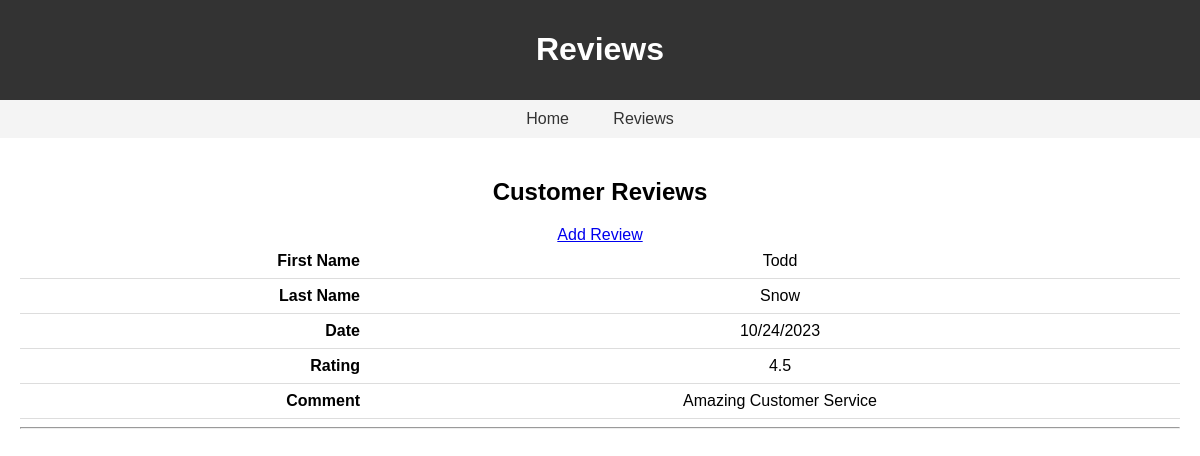
The app's page /reviews, older data.
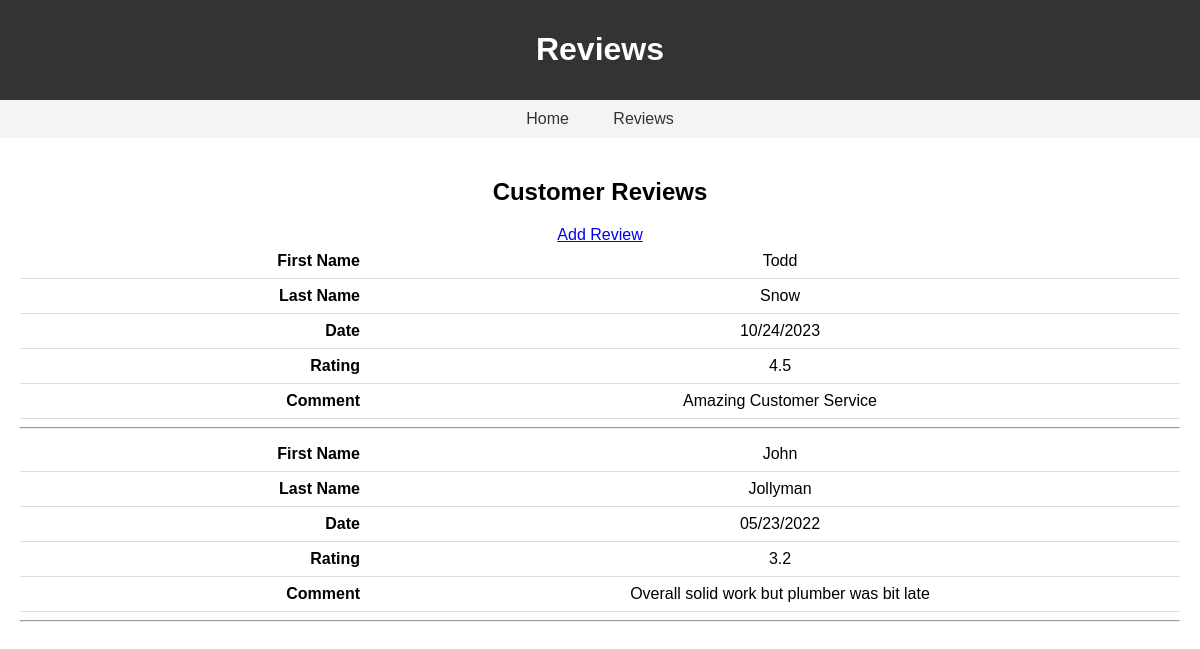
The same page, newer data.
### tables this page shows
CREATE TABLE "reviews" (
	"ID"	INTEGER NOT NULL UNIQUE,
	"FirstName"	TEXT NOT NULL,
	"LastName"	TEXT NOT NULL,
	"Date"	NUMERIC NOT NULL,
	"Rating"	INTEGER NOT NULL,
	"Comment"	TEXT,
	PRIMARY KEY("ID" AUTOINCREMENT)
);

### app.py (the view)
@app.route("/reviews")
def reviews_list():
    reviews = ReviewsTable.get()
    return render_template("reviews_list.html", reviews=reviews)

### app.py (called while the page is built)
@app.teardown_appcontext
def close_connection(exception):
    close_db()

### model/database.py (called while the page is built)
def get_db():
    db = getattr(g, "_database", None)
    if db is None:
        db = g._database = sqlite3.connect(DATABASE)
        db.row_factory = sqlite3.Row
    return db

### model/reviews_table.py (called while the page is built)
    @staticmethod
    def get():
        try:
            db = get_db()
            result = db.execute("SELECT * FROM REVIEWS")
            reviews = result.fetchall()
            reviews =[dict(review) for review in reviews]
            return reviews
        except sqlite3.Error as error:
            print("ERROR: " + str(error))
            abort(500)

### templates/reviews_list.html (shortened to what this page needs)
<!DOCTYPE html>
<html lang="en">
<head>
    <link rel="stylesheet" href="static/project1.css">
</head>
<body>
<header>
    <h1>Reviews</h1>
</header>
<nav>
    <a href="{{ url_for('home') }}">Home</a>
    <a href="{{ url_for('reviews_list') }}">Reviews</a>
</nav>
<section>
    <h2>Customer Reviews</h2>
    <a href="{{ url_for('add_review') }}">Add Review</a>
    {% for review in reviews %}
    <table>
        <tr>
            <td><strong>First Name</strong></td>
            <td>{{ review['FirstName'] }}</td>
        </tr>
        <tr>
            <td><strong>Last Name</strong></td>
            <td>{{ review['LastName'] }}</td>
        </tr>
        <tr>
            <td><strong>Date</strong></td>
            <td>{{ review['Date'] }}</td>
        </tr>
        <tr>
            <td><strong>Rating</strong></td>
            <td>{{ review['Rating'] }}</td>
        </tr>
        <tr>
            <td><strong>Comment</strong></td>
            <td>{{ review['Comment'] }}</td>
        </tr>
    </table>
    <hr>
    {% endfor %}
</section>
</body>
</html>

### static/project1.css (style rules this page uses)
body { font-family: Arial, sans-serif; margin: 0; padding: 0; }
header { background-color: #333; color: #fff; padding: 10px 0; text-align: center; }
nav { background-color: #f4f4f4; padding: 10px 0; text-align: center; }
nav a { text-decoration: none; color: #333; padding: 10px 20px; }
section { padding: 20px; text-align: center; }
table { border-collapse: collapse; width: 100%; }
td { padding: 8px; border-bottom: 1px solid #ddd; }
td:first-child { text-align: right; font-weight: bold; width: 30%; }
td:nth-child(2) { padding-left: 20px; }

Row changes from the older to the newer data that the page shows:
added reviews: FirstName "John", LastName "Jollyman", Date "05/23/2022", Rating "3.2", Comment "Overall solid work but plumber was bit late"
